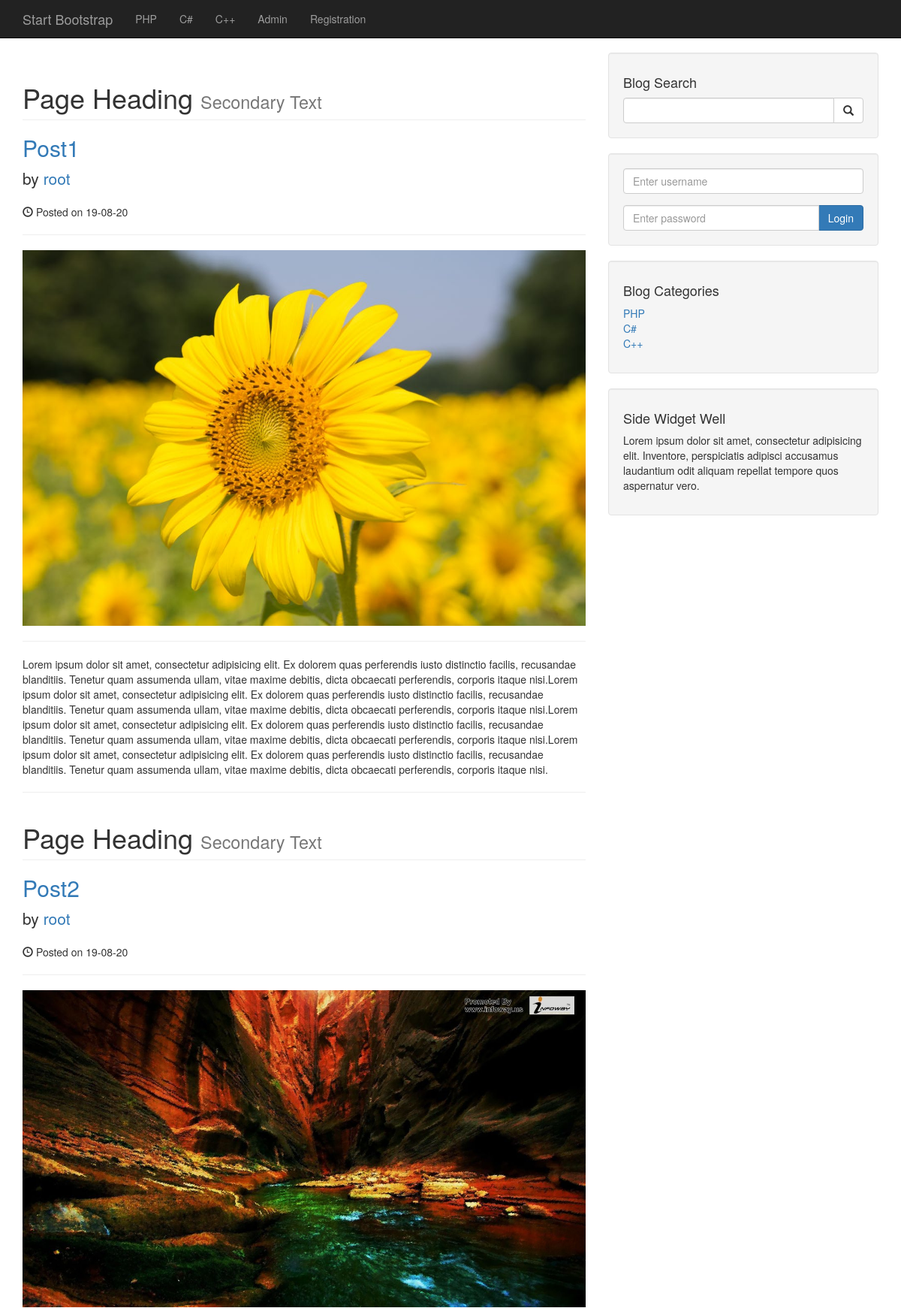
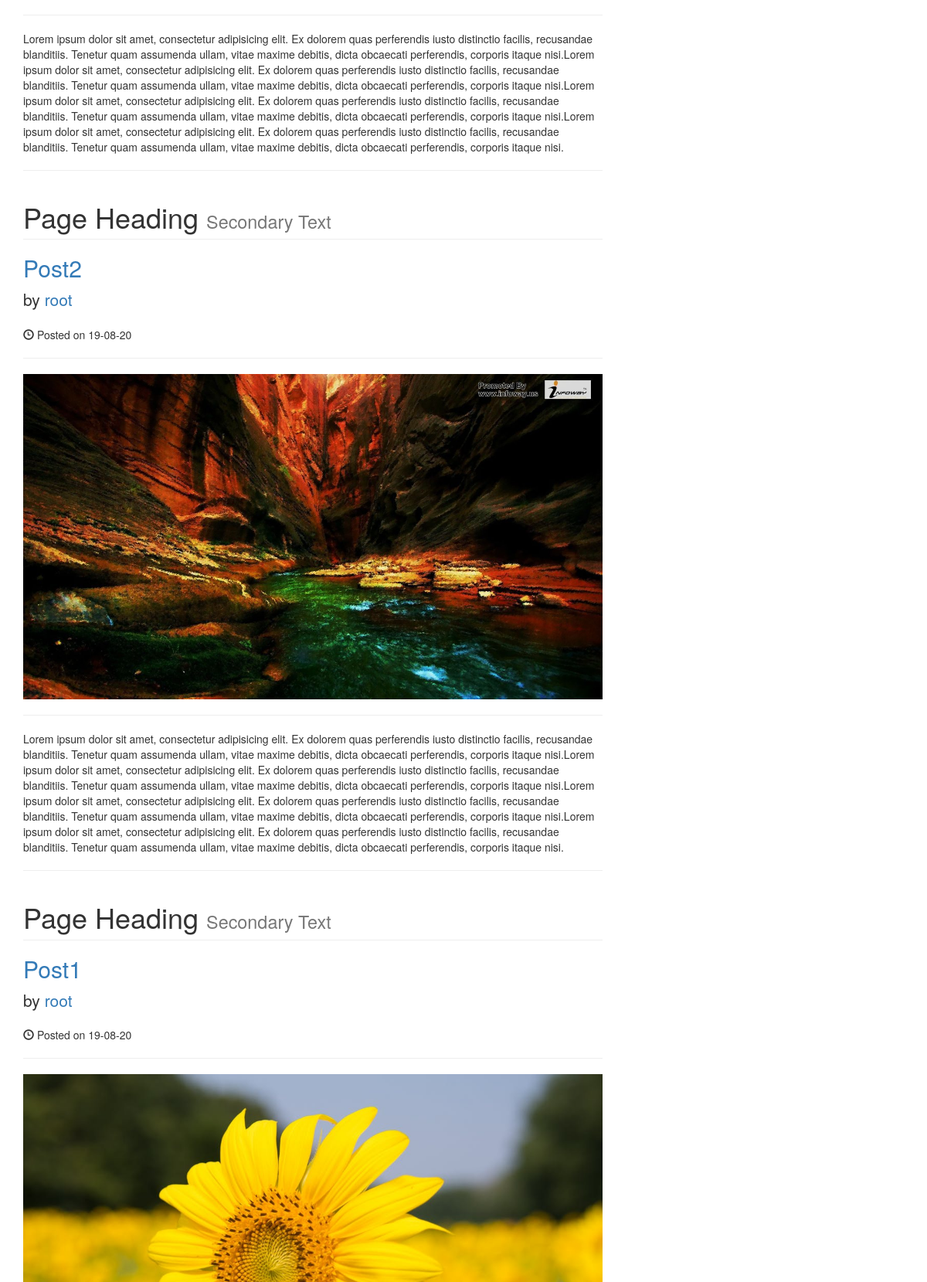
The app's page /author_posts.php?author=root&p_id=1 (upper part) with its own data (2 pictures, top to bottom).
### tables this page shows
CREATE TABLE `categories` (
  `cat_id` int(11) NOT NULL,
  `cat_title` varchar(255) NOT NULL
);

CREATE TABLE `posts` (
  `post_id` int(11) NOT NULL,
  `post_cat_id` int(11) NOT NULL,
  `post_title` varchar(255) NOT NULL,
  `post_user` varchar(255) NOT NULL,
  `post_date` varchar(255) NOT NULL,
  `post_image` text NOT NULL,
  `post_content` text NOT NULL,
  `post_tags` varchar(255) NOT NULL,
  `post_comment_count` varchar(255) NOT NULL,
  `post_status` varchar(255) NOT NULL,
  `post_views_count` int(11) NOT NULL DEFAULT 0
);

### author_posts.php (the view, shortened to what this page needs)
<?php include "includes/db.php"; ?>
<?php
include "includes/header.php";
?>
<?php include "includes/navigation.php" ?>
    <div class="container">
        <div class="row">
            <div class="col-md-8">
            <?php
    if(isset($_GET['p_id']))
    {
        $the_post_author=$_GET['author'];
    }
    $query = "SELECT * FROM posts WHERE post_user='{$the_post_author}'";
    $select_all_posts = mysqli_query($connection,$query);
    while($row = mysqli_fetch_assoc($select_all_posts))
    {
        $post_title = $row['post_title'];
        $post_user = $row['post_user'];
        $post_date = $row['post_date'];
        $post_image = $row['post_image'];
        $post_content = $row['post_content'];
        ?>
                <h1 class="page-header">
                    Page Heading
                    <small>Secondary Text</small>
                </h1>
                <h2>
                    <a href="#"><?php echo $post_title; ?></a>
                </h2>
                <p class="lead">
                    by <a href="index.php"><?php echo $post_user; ?></a>
                </p>
                <p><span class="glyphicon glyphicon-time"></span> Posted on <?php echo $post_date; ?></p>
                <hr>
                <img class="img-responsive" src="images/<?php echo $post_image; ?>" alt="">
                <hr>
                <p><?php echo $post_content; ?></p>
                <hr>
            <?php   }    ?>
            </div>
            <?php include"includes/sidebar.php" ?>
        </div>
        <?php
include "includes/footer.php";
?>

### includes/navigation.php (shortened to what this page needs)
<nav class="navbar navbar-inverse navbar-fixed-top" role="navigation">
        <div class="container">
            <div class="navbar-header">
                <a class="navbar-brand" href="index.php">Start Bootstrap</a>
            </div>
            <div class="collapse navbar-collapse" id="bs-example-navbar-collapse-1">
                <ul class="nav navbar-nav">
                    <?php
                    $cat_class = "";
                    $registration_page_class = "";
                    $query = "SELECT * FROM categories";
                    $select_all_categories = mysqli_query($connection,$query);
                    while($row = mysqli_fetch_assoc($select_all_categories))
                    {
                        $cat_id = $row['cat_id'];
                        $cat_title = $row['cat_title'];
                            if(isset($_GET['category']) && $_GET['category']==$cat_id)
                            {
                            $cat_class = 'active';
                            }else{
                                $cat_class="";
                            }
                        ?>
                    <li class="<?php echo $cat_class; ?>" ><a href="category.php?category=<?php echo $cat_id; ?>"><?php echo $cat_title; ?></a></li>
                            <?php
                    }
                    ?>
                    <li>
                        <a href="admin">Admin</a>
                    </li>
                     <li class="<?php echo $registration_page_class; ?>">
                        <a href="registration.php">Registration</a>
                    </li>
                </ul>
            </div>
        </div>
    </nav>

### includes/sidebar.php
<div class="col-md-4">
                <div class="well">
                    <h4>Blog Search</h4>
                    <form action="search.php" method="post">
                    <div class="input-group">
                        <input type="text" name="search" class="form-control">
                        <span class="input-group-btn">
                            <button class="btn btn-default" name="submit" type="submit">
                                <span class="glyphicon glyphicon-search"></span>
                        </button>
                        </span>
                    </div>
                        </form>
                </div>
    <div class="well">
    <form action="includes/login.php" method="post" >
                        <div class="form-group" >
                        <input type="text" name="username" placeholder="Enter username" class="form-control" />
                        </div>
        <div class="input-group">
        <input type="password" name="password" placeholder="Enter password" class="form-control" />
            <span class="input-group-btn">
            <button type="submit" name="login" class="btn btn-primary" >Login</button>
            </span>
        </div>
                    </form>
        </div>
                <div class="well">
                    <h4>Blog Categories</h4>
                    <div class="row">
                        <div class="col-lg-12">
                            <ul class="list-unstyled">
                                <?php
                                $query = "SELECT * FROM categories";
                                $select_all_categories = mysqli_query($connection,$query);
                                while($row=mysqli_fetch_assoc($select_all_categories))
                                {
                                    $cat_id = $row['cat_id'];
                                    $cat_title = $row['cat_title'];
                                    ?>
                                <li><a href="category.php?category=<?php echo $cat_id; ?>"><?php echo $cat_title; ?></a>
                                </li>
                                <?php
                                }
                                ?>
                            </ul>
                        </div>
                    </div>
                </div>
                <?php include "widget.php"?>
            </div>

### css/blog-home.css (style rules this page uses)
body { padding-top: 70px; }

### records on screen
categories: cat_title "PHP"
categories: cat_title "C#"
categories: cat_title "C++"
posts: post_title "Post1", post_user "root", post_date "19-08-20", post_image (picture), post_content "Lorem ipsum dolor sit amet, consectetur adipisicing elit. Ex dolorem quas perferendis iusto distinctio facilis, recusandae blanditiis. Tenetur quam assumenda ullam, vitae maxime debitis, dicta obcaecati perferendis, corporis itaque nisi.Lorem ipsum dolor sit amet, consectetur adipisicing elit. Ex dolorem quas perferendis iusto distinctio facilis, recusandae blanditiis. Tenetur quam assumenda ullam, vitae maxime debitis, dicta obcaecati perferendis, corporis itaque nisi.Lorem ipsum dolor sit amet, consectetur adipisicing elit. Ex dolorem quas perferendis iusto distinctio facilis, recusandae blanditiis. Tenetur quam assumenda ullam, vitae maxime debitis, dicta obcaecati perferendis, corporis…"
posts: post_title "Post2", post_user "root", post_date "19-08-20", post_image (picture), post_content "Lorem ipsum dolor sit amet, consectetur adipisicing elit. Ex dolorem quas perferendis iusto distinctio facilis, recusandae blanditiis. Tenetur quam assumenda ullam, vitae maxime debitis, dicta obcaecati perferendis, corporis itaque nisi.Lorem ipsum dolor sit amet, consectetur adipisicing elit. Ex dolorem quas perferendis iusto distinctio facilis, recusandae blanditiis. Tenetur quam assumenda ullam, vitae maxime debitis, dicta obcaecati perferendis, corporis itaque nisi.Lorem ipsum dolor sit amet, consectetur adipisicing elit. Ex dolorem quas perferendis iusto distinctio facilis, recusandae blanditiis. Tenetur quam assumenda ullam, vitae maxime debitis, dicta obcaecati perferendis, corporis…"
posts: post_title "Post2", post_user "root", post_date "19-08-20", post_image (picture), post_content "Lorem ipsum dolor sit amet, consectetur adipisicing elit. Ex dolorem quas perferendis iusto distinctio facilis, recusandae blanditiis. Tenetur quam assumenda ullam, vitae maxime debitis, dicta obcaecati perferendis, corporis itaque nisi.Lorem ipsum dolor sit amet, consectetur adipisicing elit. Ex dolorem quas perferendis iusto distinctio facilis, recusandae blanditiis. Tenetur quam assumenda ullam, vitae maxime debitis, dicta obcaecati perferendis, corporis itaque nisi.Lorem ipsum dolor sit amet, consectetur adipisicing elit. Ex dolorem quas perferendis iusto distinctio facilis, recusandae blanditiis. Tenetur quam assumenda ullam, vitae maxime debitis, dicta obcaecati perferendis, corporis…"
posts: post_title "Post1", post_user "root", post_date "19-08-20", post_image (picture)
